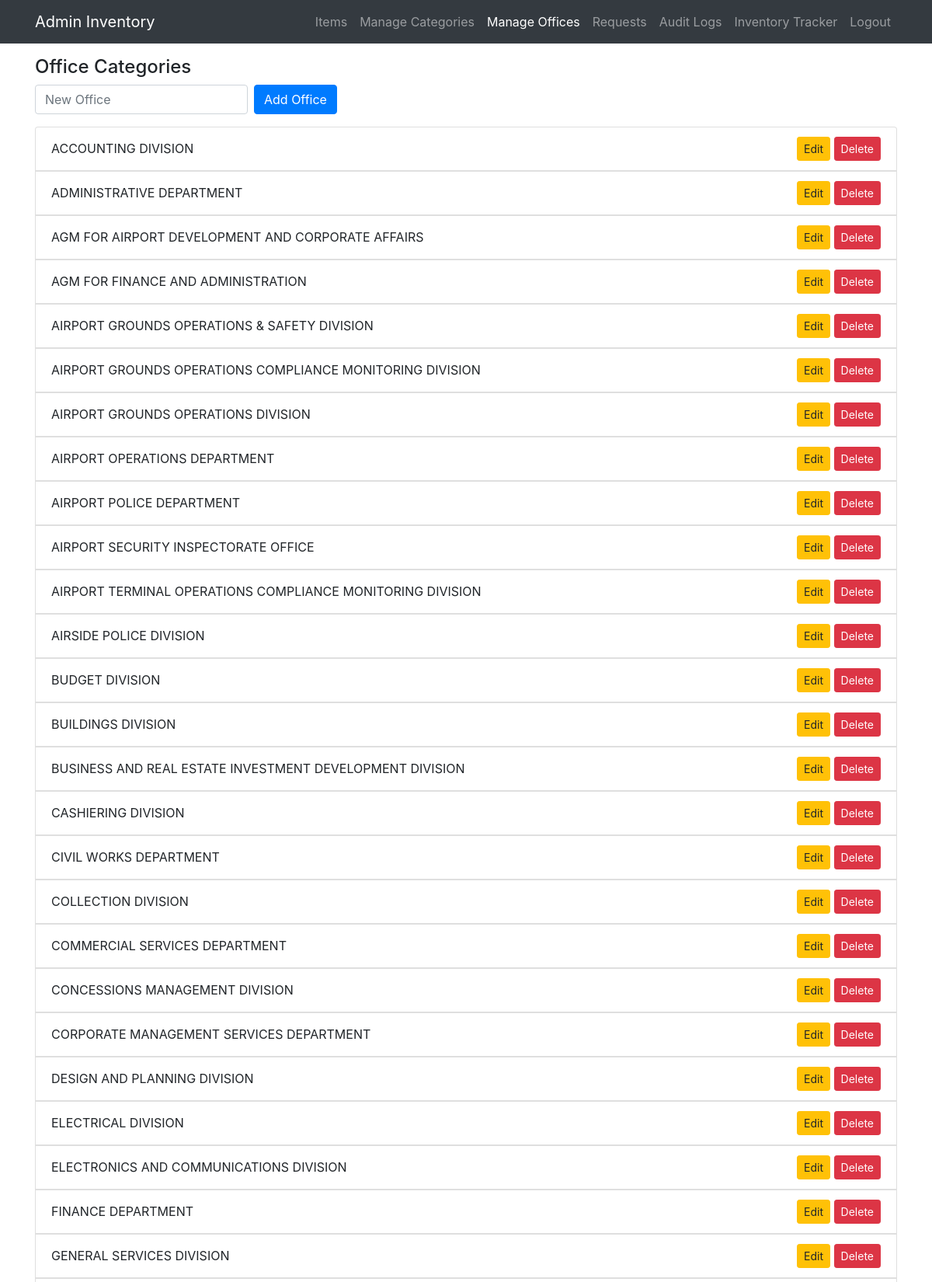
/admin/offices.php (signed in, upper part), run on the app's committed database.
### tables this page shows
CREATE TABLE `offices` (
  `id` int(11) NOT NULL,
  `name` varchar(100) NOT NULL
);

### admin/offices.php (the view, shortened to what this page needs)
<?php
require '../config/db.php';
$offices = $db->query("SELECT * FROM offices ORDER BY name ASC")->fetch_all(MYSQLI_ASSOC);
?>
<!doctype html>
<html>
<head>
    <link rel="stylesheet" href="https://cdn.jsdelivr.net/npm/bootstrap@4.6.2/dist/css/bootstrap.min.css">
</head>
<body>
<nav class="navbar navbar-expand-lg navbar-dark bg-dark fixed-top">
    <div class="container">
        <a class="navbar-brand" href="dashboard.php">Admin Inventory</a>
        <ul class="navbar-nav ml-auto">
            <li class="nav-item"><a href="items.php" class="nav-link">Items</a></li>
            <li class="nav-item"><a href="categories.php" class="nav-link">Manage Categories</a></li>
            <li class="nav-item"><a href="offices.php" class="nav-link active">Manage Offices</a></li>
            <li class="nav-item"><a href="requests.php" class="nav-link">Requests</a></li>
            <li class="nav-item"><a href="audit_logs.php" class="nav-link">Audit Logs</a></li>
            <li class="nav-item"><a href="tracker.php" class="nav-link">Inventory Tracker</a></li>
            <li class="nav-item"><a href="/inventory_system/logout.php" class="nav-link">Logout</a></li>
        </ul>
    </div>
</nav>
<div class="container pt-5">
    <h4 class="mt-4">Office Categories</h4>
    <form class="form-inline mb-3" method="POST">
        <input name="new_office" class="form-control mr-2" placeholder="New Office" required>
        <button class="btn btn-primary">Add Office</button>
    </form>
    <ul class="list-group">
        <?php foreach($offices as $o): ?>
        <li class="list-group-item d-flex justify-content-between align-items-center">
            <?= htmlspecialchars($o['name']) ?>
            <div>
                <button class="btn btn-warning btn-sm" data-toggle="modal" data-target="#editModal<?= $o['id'] ?>">Edit</button>
                <a href="?deloffice=<?= $o['id'] ?>" class="btn btn-danger btn-sm"
                   onclick="return confirm('Are you sure you want to remove this office?');">
                   Delete
                </a>
            </div>
        </li>
        <?php endforeach; ?>
    </ul>
</div>
</body>
</html>

### data on the page
offices: name "ACCOUNTING DIVISION"
offices: name "ADMINISTRATIVE DEPARTMENT"
offices: name "AGM FOR AIRPORT DEVELOPMENT AND CORPORATE AFFAIRS"
offices: name "AGM FOR FINANCE AND ADMINISTRATION"
offices: name "AIRPORT GROUNDS OPERATIONS & SAFETY DIVISION"
offices: name "AIRPORT GROUNDS OPERATIONS COMPLIANCE MONITORING DIVISION"
offices: name "AIRPORT GROUNDS OPERATIONS DIVISION"
offices: name "AIRPORT OPERATIONS DEPARTMENT"
offices: name "AIRPORT POLICE DEPARTMENT"
offices: name "AIRPORT SECURITY INSPECTORATE OFFICE"
offices: name "AIRPORT TERMINAL OPERATIONS COMPLIANCE MONITORING DIVISION"
offices: name "AIRSIDE POLICE DIVISION"
offices: name "BUDGET DIVISION"
offices: name "BUILDINGS DIVISION"
offices: name "BUSINESS AND REAL ESTATE INVESTMENT DEVELOPMENT DIVISION"
offices: name "CASHIERING DIVISION"
offices: name "CIVIL WORKS DEPARTMENT"
offices: name "COLLECTION DIVISION"
offices: name "COMMERCIAL SERVICES DEPARTMENT"
offices: name "CONCESSIONS MANAGEMENT DIVISION"
offices: name "CORPORATE MANAGEMENT SERVICES DEPARTMENT"
offices: name "DESIGN AND PLANNING DIVISION"
offices: name "ELECTRICAL DIVISION"
offices: name "ELECTRONICS AND COMMUNICATIONS DIVISION"
offices: name "FINANCE DEPARTMENT"
offices: name "GENERAL SERVICES DIVISION"
